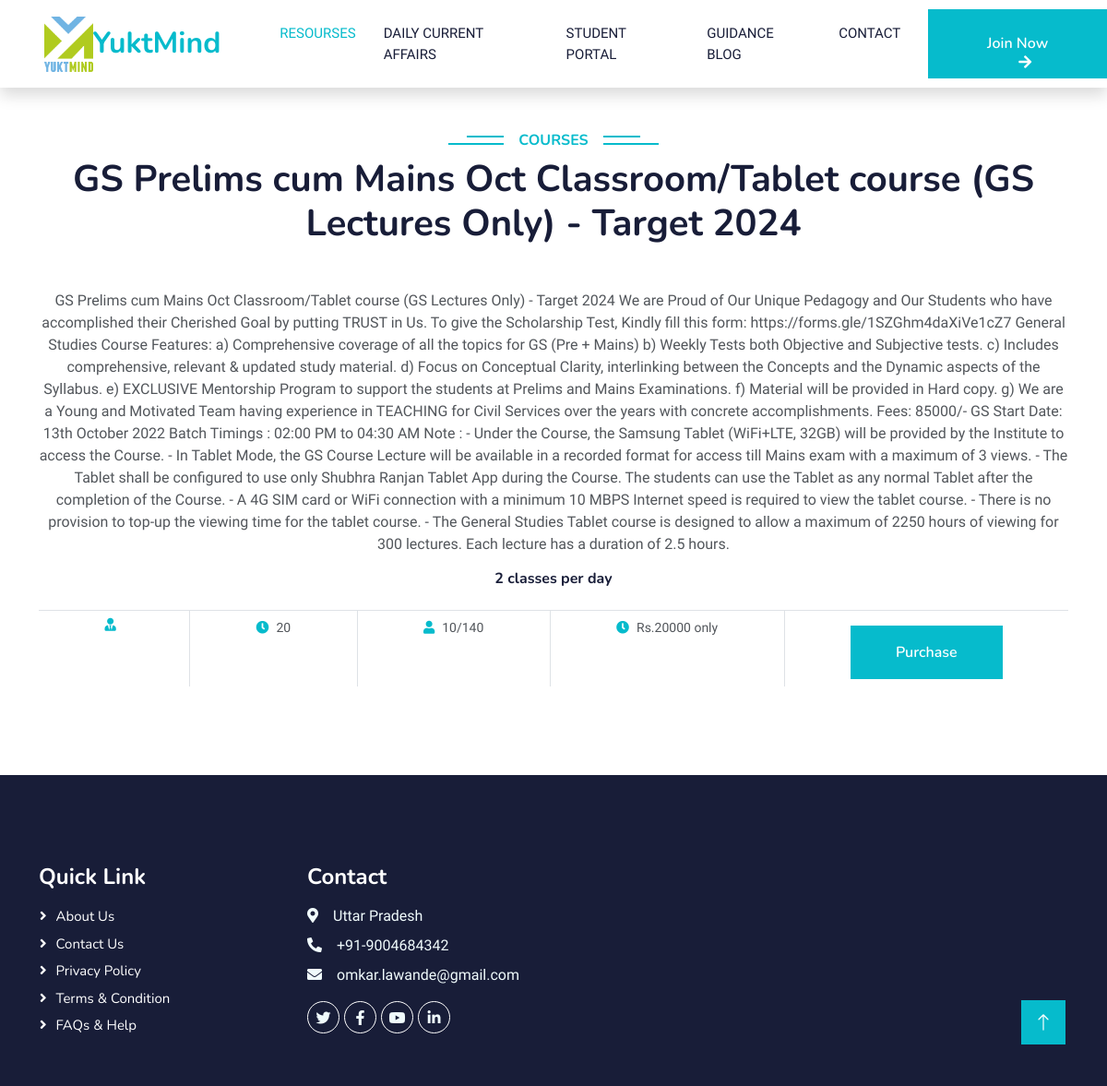
Page /course/coursedetail/16 on the committed database.
### course/models.py (models this page shows)
class coursedetails(models.Model):
    c_id =models.CharField(max_length=6,null=True,blank=True)
    c_summary =models.CharField(max_length=20000,null=True,blank=True)
    c_name=models.CharField(max_length=200,null=True,blank=True)
    c_start_dt=models.CharField(max_length=10,null=True,blank=True)
    c_end_dt=models.CharField(max_length=10,null=True,blank=True)
    c_fees=models.CharField(max_length=10,null=True,blank=True)
    c_hours=models.CharField(max_length=10,null=True,blank=True)
    c_class_detail=models.CharField(max_length=10,null=True,blank=True)
    c_views=models.CharField(max_length=10,null=True,blank=True)
    c_likes=models.CharField(max_length=10,null=True,blank=True)
    c_total_seats=models.CharField(max_length=10,null=True,blank=True)
    c_available_seats=models.CharField(max_length=10,null=True,blank=True)
    c_category=models.CharField(max_length=20,null=True,blank=True)

### course/views.py (the view)
# urls.py: path("coursedetail/<int:courseid>", views.coursedetail,name="coursedetail"),
def coursedetail(request,courseid):
    courses=coursedetails.objects.filter(id=courseid)
    context ={
        'returncourse': courses
    }
    return render(request,"course/coursedetail.html",context)

### templates/course/coursedetail.html (shortened to what this page needs)
{% load static %}
{% load embed_video_tags %}
<html lang="en">
<head>
    <link href="https://cdnjs.cloudflare.com/ajax/libs/font-awesome/5.10.0/css/all.min.css" rel="stylesheet">
    <link href="https://cdn.jsdelivr.net/npm/bootstrap-icons@1.4.1/font/bootstrap-icons.css" rel="stylesheet">
    <link href={% static 'lib/animate/animate.min.css' %} rel="stylesheet">
    <link href={% static 'lib/owlcarousel/assets/owl.carousel.min.css' %} rel="stylesheet">
    <link href={% static 'css/bootstrap.min.css' %} rel="stylesheet">
    <link href={% static 'css/style.css' %} rel="stylesheet">
</head>
<body>
    <nav class="navbar navbar-expand-lg bg-white navbar-light shadow sticky-top p-0">
        <a href="index.html" class="navbar-brand d-flex align-items-center px-4 px-lg-5">
            <img src={% static 'img/logo.png' %} style="height:60px;">
            <h2 class="m-0 text-primary"></i>YuktMind</h2>
        </a>
        <div class="collapse navbar-collapse" id="navbarCollapse">
            <div class="navbar-nav ms-auto p-4 p-lg-0">
                <a href="index.html" class="nav-item nav-link active">Resourses</a>
                <a href="about.html" class="nav-item nav-link">Daily Current Affairs</a>
                <a href="courses.html" class="nav-item nav-link">Student Portal</a>
                <a href="courses.html" class="nav-item nav-link">Guidance Blog</a>
                <a href="contact.html" class="nav-item nav-link">Contact</a>
            </div>
            <a href="" class="btn btn-primary py-4 px-lg-5 d-none d-lg-block">Join Now<i class="fa fa-arrow-right ms-3"></i></a>
        </div>
    </nav>
<div class="container-xxl py-5">
    {% for course in returncourse %}
    <div class="container">
        <div class="text-center wow fadeInUp" data-wow-delay="0.1s">
            <h6 class="section-title bg-white text-center text-primary px-3">Courses</h6>
            <h1 class="mb-5">{{course.c_name}}</h1>
            <p>
                {{course.c_summary}}
            </p>
            <h6 class="mb-4">{{course.c_class_detail}}</h6>
            <div class="d-flex border-top">
                <small class="flex-fill text-center border-end py-2"><i class="fa fa-user-tie text-primary me-2"></i>{{course.c_start_dt|date:"M d, Y"}}</small>
                <small class="flex-fill text-center border-end py-2"><i class="fa fa-clock text-primary me-2"></i>{{course.c_hours}}</small>
                <small class="flex-fill text-center border-end py-2"><i class="fa fa-user text-primary me-2"></i>{{course.c_available_seats}}/{{course.c_total_seats}}</small>
                <small class="flex-fill text-center border-end py-2"><i class="fa fa-clock text-primary me-2"></i>Rs.{{course.c_fees}} only</small>
                <small class="flex-fill text-center py-2"><a class="btn btn-primary py-3 px-5 mt-2" href="/buycourse/{{course.id}}">Purchase</a></small>
            </div>
        </div>
          {%endfor%}
        </div>
    </div>
    <div class="container-fluid bg-dark text-light footer pt-5 mt-5 wow fadeIn" data-wow-delay="0.1s">
        <div class="container py-5">
            <div class="row g-5">
                <div class="col-lg-3 col-md-6">
                    <h4 class="text-white mb-3">Quick Link</h4>
                    <a class="btn btn-link" href="">About Us</a>
                    <a class="btn btn-link" href="">Contact Us</a>
                    <a class="btn btn-link" href="">Privacy Policy</a>
                    <a class="btn btn-link" href="">Terms & Condition</a>
                    <a class="btn btn-link" href="">FAQs & Help</a>
                </div>
                <div class="col-lg-3 col-md-6">
                    <h4 class="text-white mb-3">Contact</h4>
                    <p class="mb-2"><i class="fa fa-map-marker-alt me-3"></i>Uttar Pradesh</p>
                    <p class="mb-2"><i class="fa fa-phone-alt me-3"></i>+91-9004684342</p>
                    <p class="mb-2"><i class="fa fa-envelope me-3"></i>omkar.lawande@gmail.com</p>
                    <div class="d-flex pt-2">
                        <a class="btn btn-outline-light btn-social" href=""><i class="fab fa-twitter"></i></a>
                        <a class="btn btn-outline-light btn-social" href=""><i class="fab fa-facebook-f"></i></a>
                        <a class="btn btn-outline-light btn-social" href=""><i class="fab fa-youtube"></i></a>
                        <a class="btn btn-outline-light btn-social" href=""><i class="fab fa-linkedin-in"></i></a>
                    </div>
                </div>
            </div>
        </div>
    </div>
    <a href="#" class="btn btn-lg btn-primary btn-lg-square back-to-top"><i class="bi bi-arrow-up"></i></a>
</body>
</html>

### static/css/style.css (style rules this page uses)
:root { --primary: #06BBCC; --light: #F0FBFC; --dark: #181d38; }
.back-to-top { position: fixed; display: none; right: 45px; bottom: 45px; z-index: 99; }
.btn { font-family: 'Nunito', sans-serif; font-weight: 600; transition: .5s; }
.btn.btn-primary, .btn.btn-secondary { color: #FFFFFF; }
.btn-lg-square { width: 48px; height: 48px; }
.btn-square, .btn-sm-square, .btn-lg-square { padding: 0; display: flex; align-items: center; justify-content: center; font-weight: normal; border-radius: 0px; }
.navbar-light .navbar-nav .nav-link { margin-right: 30px; padding: 25px 0; color: #FFFFFF; font-size: 15px; text-transform: uppercase; outline: none; }
.navbar-light .navbar-nav .nav-link:hover, .navbar-light .navbar-nav .nav-link.active { color: var(--primary); }
.navbar-light .navbar-brand, .navbar-light a.btn { height: 75px; }
.navbar-light .navbar-nav .nav-link { color: var(--dark); font-weight: 500; }
.navbar-light.sticky-top { top: -100px; transition: .5s; }
.section-title { position: relative; display: inline-block; text-transform: uppercase; }
.section-title::before { position: absolute; content: ""; width: calc(100% + 80px); height: 2px; top: 4px; left: -40px; background: var(--primary); z-index: -1; }
.section-title::after { position: absolute; content: ""; width: calc(100% + 120px); height: 2px; bottom: 5px; left: -60px; background: var(--primary); z-index: -1; }
.footer .btn.btn-social { margin-right: 5px; width: 35px; height: 35px; display: flex; align-items: center; justify-content: center; color: var(--light); font-weight: normal; border: 1px solid #FFFFFF; border-radius: 35px; transition: .3s; }
.footer .btn.btn-link { display: block; margin-bottom: 5px; padding: 0; text-align: left; color: #FFFFFF; font-size: 15px; font-weight: normal; text-transform: capitalize; transition: .3s; }
.footer .btn.btn-link::before { position: relative; content: "\f105"; font-family: "Font Awesome 5 Free"; font-weight: 900; margin-right: 10px; }

### rows in the picture
coursedetails: c_name "GS Prelims cum Mains Oct Classroom/Tablet course (GS Lectures Only) - Target 2024", c_summary "GS Prelims cum Mains Oct Classroom/Tablet course (GS Lectures Only) - Target 2024 We are Proud of Our Unique Pedagogy and Our Students who have accomplished their Cherished Goal by putting TRUST in Us. To give the Scholarship Test, Kindly fill this form: https://forms.gle/1SZGhm4daXiVe1cZ7 General Studies Course Features: a) Comprehensive coverage of all the topics for GS (Pre + Mains) b) Weekly Tests both Objective and Subjective tests. c) Includes comprehensive, relevant & updated study material. d) Focus on Conceptual Clarity, interlinking between the Concepts and the Dynamic aspects of the Syllabus. e) EXCLUSIVE Mentorship Program to support the students at Prelims and Mains…", c_class_detail "2 classes per day", c_hours "20", c_available_seats "10", c_total_seats "140", c_fees "20000"
